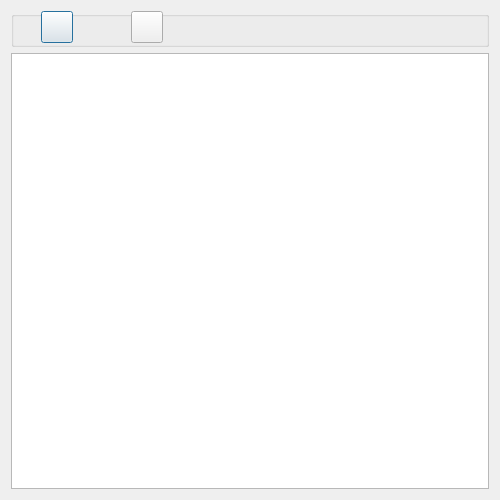
<?xml version="1.0" encoding="UTF-8"?>
<ui version="4.0">
 <class>Dialog_manage_attributes</class>
 <widget class="QDialog" name="Dialog_manage_attributes">
  <property name="geometry">
   <rect>
    <x>0</x>
    <y>0</y>
    <width>500</width>
    <height>500</height>
   </rect>
  </property>
  <property name="windowTitle">
   <string>Attributes</string>
  </property>
  <layout class="QGridLayout" name="gridLayout">
   <item row="0" column="0">
    <widget class="QGroupBox" name="groupBox">
     <property name="minimumSize">
      <size>
       <width>0</width>
       <height>36</height>
      </size>
     </property>
     <property name="maximumSize">
      <size>
       <width>16777215</width>
       <height>36</height>
      </size>
     </property>
     <property name="title">
      <string/>
     </property>
     <widget class="QPushButton" name="pushButton_add">
      <property name="geometry">
       <rect>
        <x>30</x>
        <y>0</y>
        <width>32</width>
        <height>32</height>
       </rect>
      </property>
      <property name="toolTip">
       <string>&lt;html&gt;&lt;head/&gt;&lt;body&gt;&lt;p&gt;Add&lt;/p&gt;&lt;/body&gt;&lt;/html&gt;</string>
      </property>
      <property name="text">
       <string/>
      </property>
     </widget>
     <widget class="QPushButton" name="pushButton_delete">
      <property name="geometry">
       <rect>
        <x>120</x>
        <y>0</y>
        <width>32</width>
        <height>32</height>
       </rect>
      </property>
      <property name="toolTip">
       <string>&lt;html&gt;&lt;head/&gt;&lt;body&gt;&lt;p&gt;Delete&lt;/p&gt;&lt;/body&gt;&lt;/html&gt;</string>
      </property>
      <property name="text">
       <string/>
      </property>
     </widget>
     <widget class="QLabel" name="label">
      <property name="geometry">
       <rect>
        <x>190</x>
        <y>4</y>
        <width>281</width>
        <height>26</height>
       </rect>
      </property>
      <property name="text">
       <string/>
      </property>
     </widget>
    </widget>
   </item>
   <item row="1" column="0">
    <widget class="QTableWidget" name="tableWidget"/>
   </item>
  </layout>
 </widget>
 <resources/>
 <connections/>
</ui>
